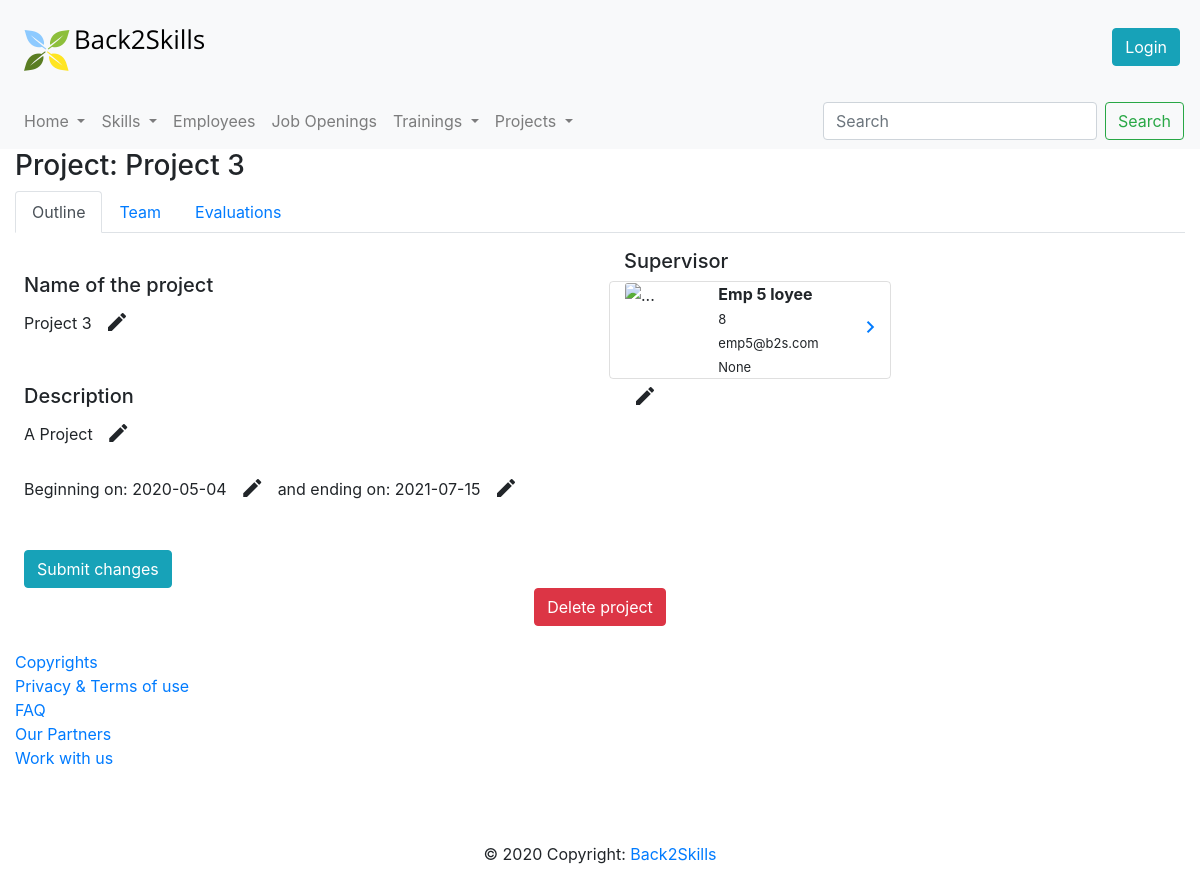
The app's page /project/3 with its own data.
### database.py (models this page shows)
class Project(db.Model):
    __tablename__ = 'project'
    id = db.Column(db.Integer, primary_key=True)
    name = db.Column(db.String)
    description = db.Column(db.String)
    starting_date = db.Column(db.Date)
    ending_date = db.Column(db.Date)
    role_in_project = db.relationship("Role_in_project", secondary="project_role")
    supervisor = db.Column(db.Integer, db.ForeignKey('employee.id'))

class Employee(db.Model):
    __tablename__ = 'employee'
    id = db.Column(db.Integer, primary_key=True)
    photo = db.Column(db.String(100), nullable=False, default='')
    cv = db.Column(db.String) #eventually we can put a link to the Curriculum Vitae file
    name = db.Column(db.String)
    surname = db.Column(db.String)
    email = db.Column(db.String)
    telephone = db.Column(db.String)
    date_of_birth = db.Column(db.Date)
    date_of_assumption = db.Column(db.Date)
    living_place = db.Column(db.String)
    driving_licence = db.Column(db.Boolean) #I would say we only specify whether he/she has it or not, so true or false
    role = db.Column(db.Integer, db.ForeignKey('role.id'))
    skill = db.relationship("Skill", secondary="employee_skill")
    training = db.relationship("Training", secondary="employee_training")
    project_role = db.relationship("Project_Role")
    state_in_company = db.Column(db.String)
    education_level = db.Column(db.String)
    language_certificate = db.Column(db.String)

### app.py (the view, shortened to what this page needs)
@app.route('/project/<int:id>', methods=['GET', 'POST'])
def project(id):
    prj = get_project_by_id(id)
    supervisor = None
    if prj.supervisor:
        supervisor = get_employee_by_id(prj.supervisor)
    all_emps = get_employees()
    closable = dt.today().date() > prj.ending_date
    emp_roles = get_employees_in_project_with_roles(id)
    free_roles = get_free_roles_in_project(id)
    free_employees = get_available_employees_in_period(prj.starting_date, prj.ending_date)
    empty_roles_best_employees = []
    for fr in free_roles:
        se, ue, ne = get_suitable_emp_for_role(fr.id, free_employees)
        erbe =[fr,se,ue,ne]
        empty_roles_best_employees.append(tuple(erbe))
    employee_evaluations = get_employees_with_evaluation(id)
    other_roles = get_not_used_roles_in_proj(id)
    return render_template('project.html', project=prj, employees_roles=emp_roles,\
                           free_roles_and_employees=empty_roles_best_employees,\
                           employee_evaluations=employee_evaluations, available_employees=free_employees,\
                           other_roles=other_roles, closable=closable, supervisor=supervisor, employees=all_emps)

### database.py (called while the page is built)
def get_employees():
    employees=Employee.query.all()
    employees.sort(key=lambda x: x.name)
    return employees

def get_employee_by_id(emp_id):
    return Employee.query.filter(Employee.id==emp_id).first()

def get_project_by_id(prj_id):
    return Project.query.filter(Project.id==prj_id).first()

def get_employees_in_project(prj_id):
    links=Project_Role.query.filter(Project_Role.prj_id == prj_id).all()
    emp_ids=[]
    for l in links:
        if l.emp_id:
            emp_ids.append(l.emp_id)
    employees = Employee.query.filter(Employee.id.in_(emp_ids)).all()
    return employees

def get_employees_in_project_with_roles(prj_id):
    emps = get_employees_in_project(prj_id)
    tortn = []
    for emp in emps:
        link = Project_Role.query.filter(Project_Role.prj_id==prj_id, Project_Role.emp_id==emp.id).first()
        role = get_roles_in_projects_by_id(link.role_id)
        tortn.append(tuple([emp,role]))
    return tortn

def get_not_used_roles_in_proj(prj_id):
    roles_used = get_project_by_id(prj_id).role_in_project
    ids=[]
    for r in roles_used:
        ids.append(r.id)
    not_used_roles = Role_in_project.query.filter(Role_in_project.id.notin_(ids)).all()
    return not_used_roles

def get_free_roles_in_project(prj_id):
    links=Project_Role.query.filter(Project_Role.prj_id==prj_id, Project_Role.emp_id==None).all()
    roles=[]
    for l in links:
        roles.append(l.role_in_project)
    return roles

def get_available_employees_in_period(start, end):
    projects_in_period = Project.query.filter(or_(and_(Project.starting_date < start, start < Project.ending_date), and_(Project.starting_date < end, end < Project.ending_date), and_((start <= Project.starting_date), (end >= Project.ending_date)))).all()
    prj_ids=[]
    for prj in projects_in_period:
        prj_ids.append(prj.id)
    links = Project_Role.query.filter(Project_Role.prj_id.in_(prj_ids)).all()
    nonavailable_emp_ids = []
    for link in links:
        if link.emp_id:
            nonavailable_emp_ids.append(link.emp_id)
    availables = Employee.query.filter(Employee.id.notin_(nonavailable_emp_ids)).all()
    return availables

### templates/project.html (shortened to what this page needs)
{% extends 'layout.html' %}
{% block pageContent %}
    {% if project is none %}
      <div class="alert alert-warning" role="alert"> No corresponding project found </div>
    {% else %}
        <h3>Project: {{ project.name }}</h3>
    {% endif %}
    <nav>
      <div class="nav nav-tabs" id="nav-tab" role="tablist">
        <a class="nav-item nav-link active" id="nav-project-tab" data-toggle="tab" href="#nav-project" role="tab" aria-controls="nav-project" aria-selected="true">Outline</a>
        <a class="nav-item nav-link" id="nav-roles-tab" data-toggle="tab" href="#nav-roles" role="tab" aria-controls="nav-roles" aria-selected="false">Team</a>
        <a class="nav-item nav-link" id="nav-evaluations-tab" data-toggle="tab" href="#nav-evaluations" role="tab" aria-controls="nav-evaluations" aria-selected="false">Evaluations</a>
      </div>
    </nav>
    <div class="tab-content" id="nav-tabContent">
      <div class="tab-pane fade show active" id="nav-project" role="tabpanel" aria-labelledby="nav-project-tab">
      <form action="/project/{{ project.id }}" method="POST">
          <div class="row">
              <div class="col-sm-6" style="padding: 1.5rem; padding-top: 1rem; padding-bottom: 0rem">
              <br/>
              <h5>Name of the project</h5>
              <p>
                  <span id="currName">{{ project.name }}</span>
                  <button type="button" class="btn btn-default btn-sm" id="editName">
                      <span class="material-icons">edit</span>
                  </button>
              </p>
              <br/>
              <h5>Description</h5>
              <p>
                  <span id="currDesc">{{ project.description }}</span>
                  <button type="button" class="btn btn-default btn-sm" id="editDesc">
                      <span class="material-icons">edit</span>
                  </button>
              </p>
              <p>
                  Beginning on:
                  <span id="currStart">{{ project.starting_date }}</span>
                  <button type="button" class="btn btn-default btn-sm" id="editStart">
                      <span class="material-icons">edit</span>
                  </button>
                  and ending on:
                  <span id="currEnd">{{ project.ending_date }}</span>
                  <button type="button" class="btn btn-default btn-sm" id="editEnd">
                      <span class="material-icons">edit</span>
                  </button>
              </p>
              <br/>
              <button type="submit" class="btn btn-info" id="submitChanges">Submit changes</button>
              <br/>
          </div>
          <div class="col-sm-6 col-lg-3" style="padding: 1.5rem; padding-top: 1rem; padding-bottom: 0rem">
              <h5>Supervisor</h5>
              {% if supervisor %}
                <div class="row" style="border: 1px solid; border-color: rgba(0, 0, 0, 0.125); border-radius: 0.25rem;">
                    <div class="col-4 nopadding">
                        <img src="static/images/user.png" class="card-img-top" style="width: 100px; " alt="...">
                    </div>
                    <div class="col-6">
                        <div>
                            <a class="card-title"><b>{{ supervisor.name }} {{ supervisor.surname }}</b></a>
                        </div>
                        <div>
                            <a style="font-size: 13px;" class="card-title">{{ supervisor.role}}</a>
                        </div>
                        <div>
                            <a style="font-size: 13px;" class="card-title">{{ supervisor.email }}</a>
                        </div>
                        <div>
                            <a style="font-size: 13px;" class="card-title"> {{ supervisor.telephone }}</a>
                        </div>
                    </div>
                    <div class="col-2 align-self-center">
                        <a href="{{ url_for('employee', id=supervisor.id) }}">
                            <i class="material-icons">keyboard_arrow_right</i>
                        </a>
                    </div>
                </div>
              {% endif %}
                <div>
                <button type="button" class="btn btn-default btn-sm" id="editSupervisor" data-toggle="tooltip" data-placement="top" title="Change supervisor">
                  <span class="material-icons">edit</span>
                </button>
                {% if not supervisor %}
                    <p>No supervisor assigned yet. Select an employee to assign.</p>
                    <br/>
                    <select id="prjSupervisor" name="prjSupervisor" class="form-control">
                    <option value="" selected>Choose an employee...</option>
                {% else %}
                    <br/>
                {% endif %}
                </div>
          </div>
        </div>
          <div class="text-center">
            <button type="button" class="btn btn-danger deleteProject" id="{{ project.id }}" data-toggle="modal" data-target="#deleteProjectModal" data-whatever="{{ project.id }}">
                  Delete project
            </button>
          </div>
      </form>
      </div>
    </div>
{% endblock %}

### records on screen
Project: name "Project 3", description "A Project", starting_date "2020-05-04", ending_date "2021-07-15"
Employee: name "Emp 5", surname "loyee", role "8", email "emp5@b2s.com", telephone "None"
